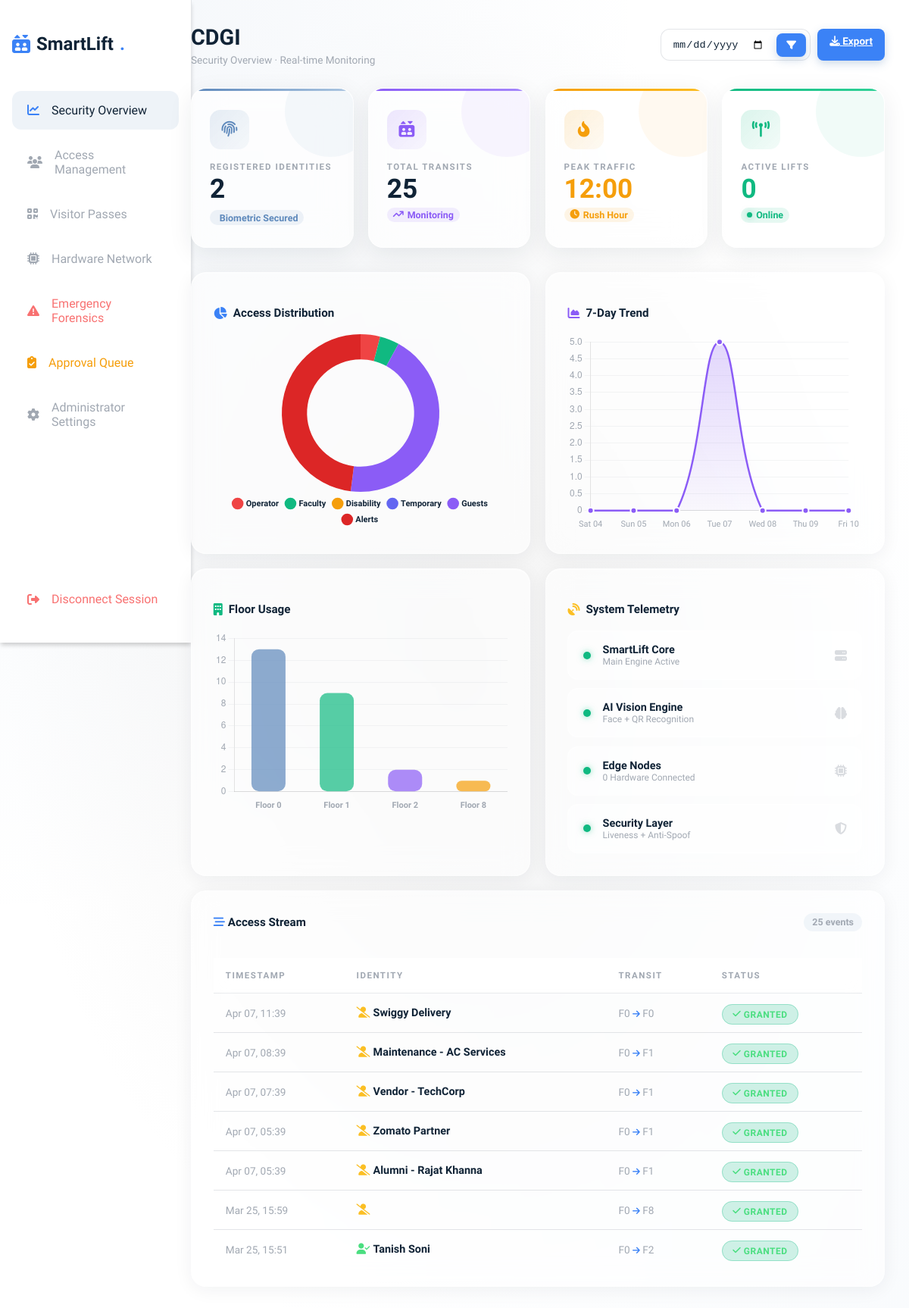
/dashboard (signed in), run on an earlier commit of the app's database.
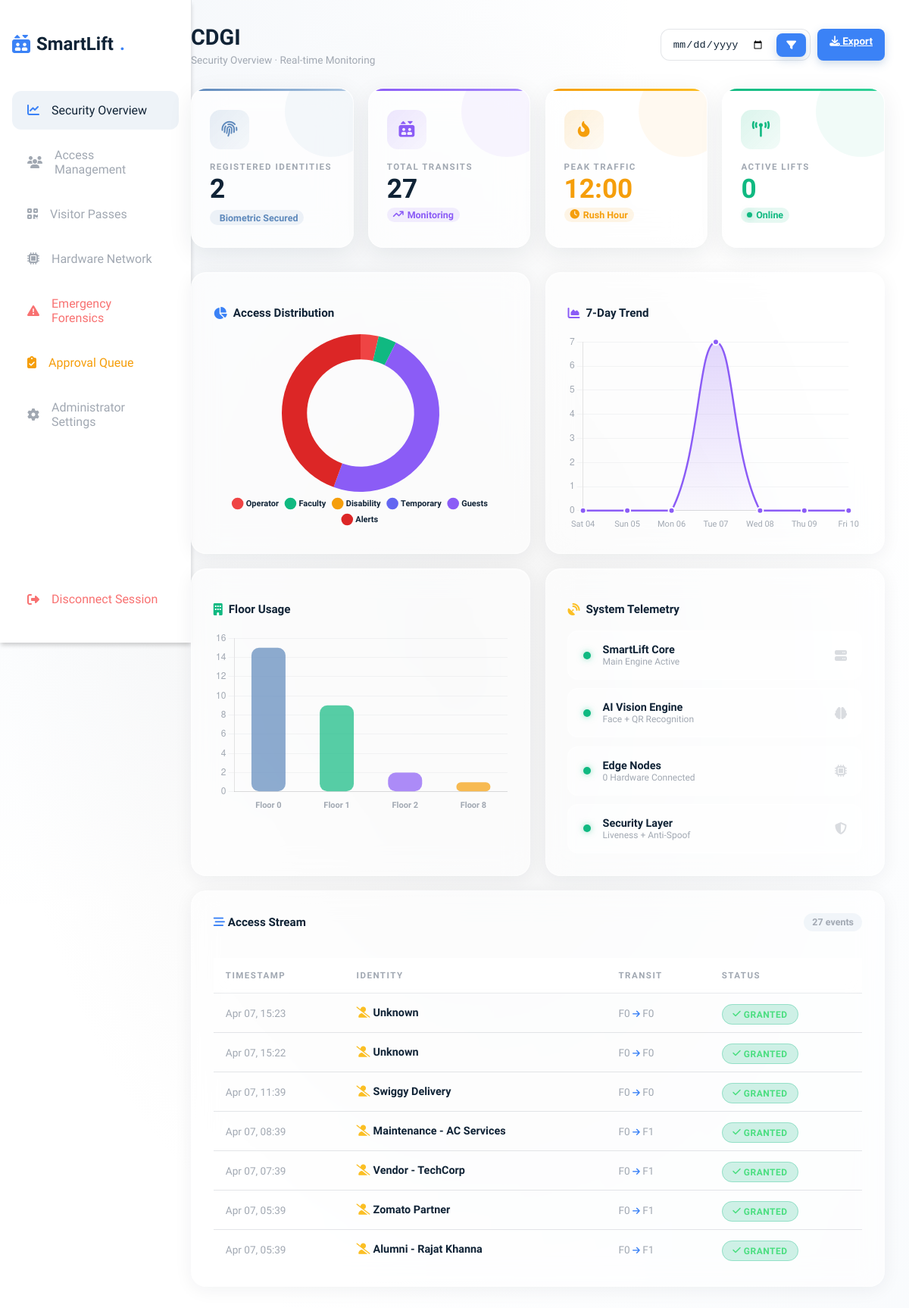
And on a later commit of the database.
### models.py (models this page shows)
class AccessLog(db.Model):
    Log_id = db.Column(db.Integer, primary_key=True) # ER Mapping: Log_id
    User_id = db.Column(db.Integer, db.ForeignKey('user.user_id'), nullable=True) # ER Mapping: User_id (Nullable for strangers/spoofs)
    timestlap = db.Column(db.DateTime, default=datetime.utcnow) # ER Mapping: timestlap
    Source_floor = db.Column(db.Integer, default=0) # Phase 7: Node Invocation Origin
    Floor_selection = db.Column(db.Integer, nullable=False) # Destination
    Request_ID = db.Column(db.Integer, db.ForeignKey('floor_request.Request_ID'), nullable=True)
    status = db.Column(db.String(100), default='Granted') # Log everything: Mismatches, Denials, Successes
    user = db.relationship('User')

class User(db.Model):
    __table_args__ = (db.UniqueConstraint('enrollment_id', 'tenant_id', name='_tenant_enrollment_uc'),)
    user_id = db.Column(db.Integer, primary_key=True) # ER Mapping: User_id
    name = db.Column(db.String(100), nullable=False) # ER Mapping: name
    Face_encoding = db.Column(db.Text, nullable=True) # ER Mapping: Face_encording
    face_vector = db.Column(db.Text, nullable=True) # Mathematical DB representation
    access_type = db.Column(db.String(50), default='temporary') # ER Mapping: acess type
    access_start_time = db.Column(db.Time, nullable=True)
    access_end_time = db.Column(db.Time, nullable=True)
    email = db.Column(db.String(120), nullable=True) # Extended Comm Parameter
    enrollment_id = db.Column(db.String(50), nullable=True) # For Students/Faculty
    department = db.Column(db.String(100), nullable=True)
    course = db.Column(db.String(100), nullable=True)
    batch = db.Column(db.String(50), nullable=True)
    allowed_floors = db.Column(db.String(100), default='0')
    tenant_id = db.Column(db.Integer, db.ForeignKey('tenant.id'), nullable=False)

### app.py (the view)
@app.route('/dashboard')
def dashboard():
    if 'admin_id' not in session: return redirect(url_for('login'))
    t_id = session['tenant_id']
    tenant = Tenant.query.get(t_id)
    users = User.query.filter_by(tenant_id=t_id).all()
    active_lifts = Lift.query.filter_by(tenant_id=t_id, status="Online").count()
    filter_date = request.args.get('date')
    query = AccessLog.query.join(User, AccessLog.User_id == User.user_id, isouter=True).filter(
        db.or_(User.tenant_id == t_id, AccessLog.status.like('%Guest%'))
    )
    if filter_date:
        try:
            target_date = datetime.strptime(filter_date, '%Y-%m-%d').date()
            query = query.filter(db.func.date(AccessLog.timestlap) == target_date)
        except: pass
    logs = query.order_by(AccessLog.timestlap.desc()).limit(150).all()
    dist = {'Operator': 0, 'Faculty': 0, 'Disability': 0, 'Temporary': 0, 'Guests': 0, 'Alerts': 0}
    for log in logs:
        if 'Alert' in log.status or 'Denied' in log.status or 'Rejected' in log.status:
            dist['Alerts'] += 1
        elif log.user:
            role = log.user.access_type
            if role in dist: dist[role] += 1
            else: dist['Temporary'] += 1
        elif 'Guest' in log.status:
            dist['Guests'] += 1
    chart_data = [dist['Operator'], dist['Faculty'], dist['Disability'], dist['Temporary'], dist['Guests'], dist['Alerts']]
    peak_hour = "N/A"
    try:
        from collections import Counter
        hours = [log.timestlap.hour for log in logs]
        if hours: peak_hour = f"{Counter(hours).most_common(1)[0][0]}:00"
    except: pass
    trend_labels = []
    trend_values = []
    try:
        for i in range(6, -1, -1):
            day = datetime.utcnow().date() - timedelta(days=i)
            day_name = day.strftime('%a %d')
            trend_labels.append(day_name)
            count = AccessLog.query.join(User, AccessLog.User_id == User.user_id, isouter=True).filter(
                db.or_(User.tenant_id == t_id, AccessLog.status.like('%Guest%')),
                db.func.date(AccessLog.timestlap) == day
            ).count()
            trend_values.append(count)
    except:
        trend_labels = ['Mon', 'Tue', 'Wed', 'Thu', 'Fri', 'Sat', 'Sun']
        trend_values = [0, 0, 0, 0, 0, 0, 0]
    floor_labels = []
    floor_values = []
    try:
        floor_counts = {}
        for log in logs:
            f = log.Floor_selection
            floor_counts[f] = floor_counts.get(f, 0) + 1
        for floor_num in sorted(floor_counts.keys()):
            floor_labels.append(f"Floor {floor_num}")
            floor_values.append(floor_counts[floor_num])
        if not floor_labels:
            floor_labels = ['Floor 0', 'Floor 1', 'Floor 2']
            floor_values = [0, 0, 0]
    except:
        floor_labels = ['Floor 0', 'Floor 1', 'Floor 2']
        floor_values = [0, 0, 0]
    return render_template('dashboard.html', tenant=tenant, total_users=len(users), logs=logs,
                           active_lifts=active_lifts, peak_hour=peak_hour, chart_data=chart_data,
                           trend_labels=trend_labels, trend_values=trend_values,
                           floor_labels=floor_labels, floor_values=floor_values)

### templates/dashboard.html (shortened to what the changed rows need)
{% extends 'base.html' %}
{% block content %}
<div class="dashboard-layout">
    {% include 'sidebar.html' %}
    <div class="main-content">
        <div style="display:flex; justify-content:space-between; align-items:center; margin-bottom:1.8rem; flex-wrap:wrap; gap:1rem;">
            <div>
                <h1 style="font-size:1.8rem; margin:0; font-weight:800;">
                    {{ tenant.name }}
                </h1>
            </div>
        </div>
        <div class="stat-grid">
            <div class="stat-card">
                <div class="bg-glow"></div>
                <div class="stat-icon"><i class="fa-solid fa-elevator"></i></div>
                <div class="stat-label">Total Transits</div>
                <div class="stat-value">{{ logs|length }}</div>
                <span class="stat-sub" style="background:rgba(139,92,246,0.1); color:#8b5cf6;"><i class="fa-solid fa-arrow-trend-up"></i> Monitoring</span>
            </div>
        </div>
        <div class="charts-grid">
            <div class="chart-panel">
                <div style="height:260px;"><canvas id="accessChart"></canvas></div>
            </div>
            <div class="chart-panel">
                <div style="height:260px;"><canvas id="trendChart"></canvas></div>
            </div>
        </div>
        <div class="charts-grid">
            <div class="chart-panel">
                <div style="height:240px;"><canvas id="floorChart"></canvas></div>
            </div>
        </div>
        <div class="log-panel" style="margin-top:1.2rem;">
            <div style="display:flex; justify-content:space-between; align-items:center; margin-bottom:1.2rem;">
                <h3 style="margin:0; font-size:0.95rem; font-weight:700;"><i class="fa-solid fa-stream" style="color:var(--accent);"></i> Access Stream</h3>
                <span style="font-size:0.78rem; color:var(--text-muted); background:rgba(93,136,187,0.08); padding:0.3rem 0.7rem; border-radius:20px; font-weight:600;">{{ logs|length }} events</span>
            </div>
            <div style="max-height:420px; overflow-y:auto;">
                <table style="width:100%;">
                    <thead style="position:sticky; top:0; background:rgba(255,255,255,0.9); backdrop-filter:blur(10px);">
                        <tr><th>Timestamp</th><th>Identity</th><th>Transit</th><th>Status</th></tr>
                    </thead>
                    <tbody>
                        {% for log in logs[:50] %}
                        <tr>
                            <td style="color:var(--text-muted); font-size:0.85rem;">{{ log.timestlap.strftime('%b %d, %H:%M') }}</td>
                            <td style="font-weight:600; font-size:0.9rem;">
                                {% if log.user %}<i class="fa-solid fa-user-check" style="color:var(--success); margin-right:4px;"></i>{{ log.user.name }}
                                {% else %}<i class="fa-solid fa-user-slash" style="color:var(--warning); margin-right:4px;"></i>{{ log.status.split('[')[1].split(']')[0] if '[' in log.status else 'Unknown' }}{% endif %}
                            </td>
                            <td style="font-size:0.85rem; color:var(--text-muted);">F{{ log.Source_floor }} <i class="fa-solid fa-arrow-right" style="color:var(--accent); font-size:0.7rem;"></i> F{{ log.Floor_selection }}</td>
                            <td>
                                {% if 'Granted' in log.status or 'Confirmed' in log.status %}<span class="badge badge-success"><i class="fa-solid fa-check"></i> Granted</span>
                                {% elif 'Denied' in log.status or 'Rejected' in log.status %}<span class="badge badge-danger"><i class="fa-solid fa-ban"></i> Denied</span>
                                {% else %}<span class="badge badge-info">{{ log.status[:20] }}</span>{% endif %}
                            </td>
                        </tr>
                        {% else %}
                        <tr><td colspan="4" style="text-align:center; color:var(--text-muted); padding:3rem;"><i class="fa-solid fa-inbox" style="font-size:2.5rem; opacity:0.2; display:block; margin-bottom:0.8rem;"></i>No access events yet</td></tr>
                        {% endfor %}
                    </tbody>
                </table>
            </div>
        </div>
    </div>
</div>
{% endblock %}

What changed in the data, as far as the page shows it:
no longer on this page (row unchanged): AccessLog: timestlap "Mar 25, 15:59", Source_floor "0", Floor_selection "8", shows "GRANTED"
no longer on this page (row unchanged): AccessLog: timestlap "Mar 25, 15:51", user.name "Tanish Soni", Source_floor "0", Floor_selection "2", status "Granted" (drawn)
added AccessLog: timestlap "Apr 07, 15:23", status "Unknown", Source_floor "0", Floor_selection "0", shows "GRANTED"
added AccessLog: timestlap "Apr 07, 15:22", status "Unknown", Source_floor "0", Floor_selection "0", shows "GRANTED"
Also different on the page:
{{ logs|length }}: "25" → "27"
chart data {{ chart_data|tojson|safe }}: [1, 1, 0, 0, 11, 12] → [1, 1, 0, 0, 13, 12]
chart data {{ trend_values|tojson|safe }}: [0, 0, 0, 5, 0, 0, 0] → [0, 0, 0, 7, 0, 0, 0]
chart data {{ floor_values|tojson|safe }}: [13, 9, 2, 1] → [15, 9, 2, 1]
